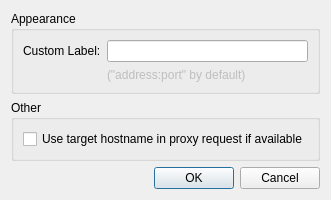
<?xml version="1.0" encoding="UTF-8"?>
<ui version="4.0">
 <class>ProxyAdvancedDialog</class>
 <widget class="QDialog" name="ProxyAdvancedDialog">
  <property name="windowTitle">
   <string>Advanced Proxy Server Settings</string>
  </property>
  <layout class="QVBoxLayout" name="mainLayout">
   <item>
    <widget class="QGroupBox" name="appearanceGroup">
     <property name="title">
      <string>Appearance</string>
     </property>
     <layout class="QGridLayout" name="appearanceLayout">
      <item row="0" column="0">
       <widget class="QLabel" name="labelLabel">
        <property name="text">
         <string>Custom Label:</string>
        </property>
       </widget>
      </item>
      <item row="0" column="1">
       <widget class="QLineEdit" name="labelEdit"/>
      </item>
      <item row="1" column="1">
       <widget class="QLabel" name="labelHint">
        <property name="enabled">
         <bool>false</bool>
        </property>
        <property name="text">
         <string>("address:port" by default)</string>
        </property>
       </widget>
      </item>
     </layout>
    </widget>
   </item>
   <item>
    <widget class="QGroupBox" name="otherGroup">
     <property name="title">
      <string>Other</string>
     </property>
     <layout class="QVBoxLayout" name="otherLayout">
      <item>
       <widget class="QCheckBox" name="useHostnameCheck">
        <property name="text">
         <string>Use target hostname in proxy request if available</string>
        </property>
       </widget>
      </item>
     </layout>
    </widget>
   </item>
   <item>
    <widget class="QDialogButtonBox" name="buttonBox">
     <property name="orientation">
      <enum>Qt::Horizontal</enum>
     </property>
     <property name="standardButtons">
      <set>QDialogButtonBox::Cancel|QDialogButtonBox::Ok</set>
     </property>
    </widget>
   </item>
  </layout>
 </widget>
 <resources/>
 <connections>
  <connection>
   <sender>buttonBox</sender>
   <signal>accepted()</signal>
   <receiver>ProxyAdvancedDialog</receiver>
   <slot>accept()</slot>
  </connection>
  <connection>
   <sender>buttonBox</sender>
   <signal>rejected()</signal>
   <receiver>ProxyAdvancedDialog</receiver>
   <slot>reject()</slot>
  </connection>
 </connections>
</ui>
